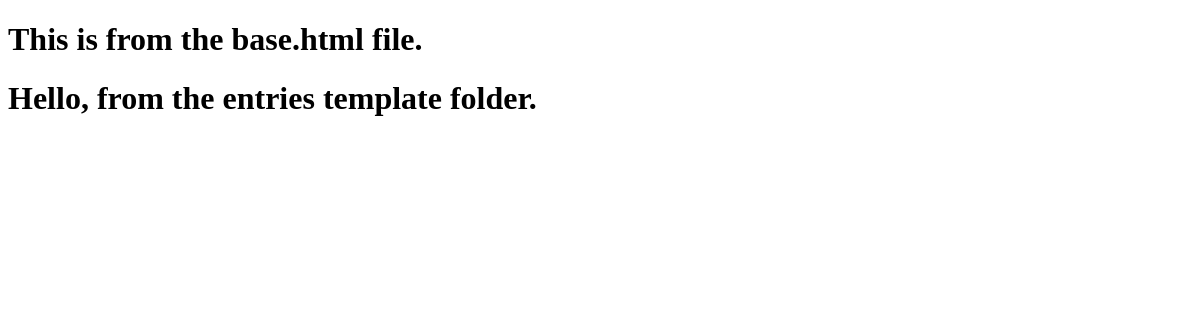
/entries, run on an earlier commit of the app's database.
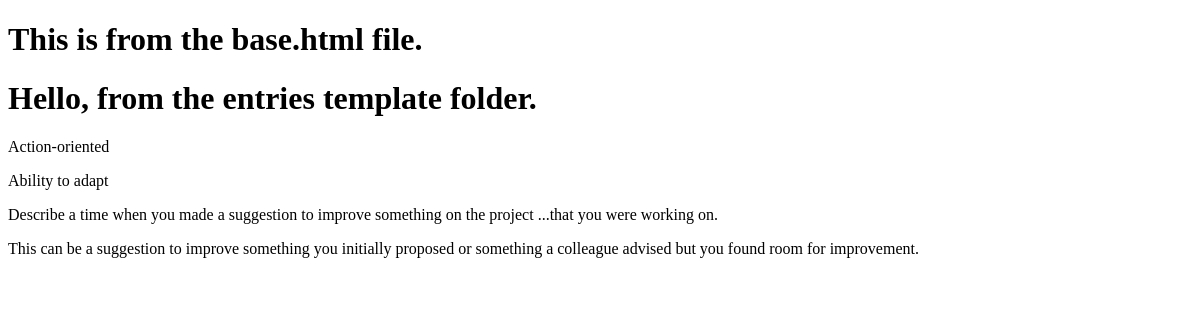
And on a later commit of the database.
### entries/models.py (models this page shows, shortened)
class Category(models.Model):
    type = models.CharField(max_length=50)

class BehaviouralQuestion(models.Model):
    category = models.ForeignKey(Category, on_delete=models.DO_NOTHING)
    title = models.CharField(max_length=350)
    helpful_tip = models.CharField(max_length=350)

### entries/views.py (the view)
# urls.py: path('', views.entries, name='entries'),
def entries(request):
    categories  = Category.objects.all()
    questions = BehaviouralQuestion.objects.all()
    context ={
        'categories' : categories,
        'questions' : questions,
    }
    return render(request, 'entries/entries.html',context)

### entries/templates/entries/entries.html
{% extends 'base.html' %} {% block content %}
    <h1>Hello, from the entries template folder.</h1>
    {% for category in categories %}
    <p>{{ category.type }}</p>
    {% endfor %}
    {% for question in questions %}
    <p>{{ question.title }}</p>
    <p>{{ question.helpful_tip }}</p>
    {% endfor %}
{% endblock %}

### templates/base.html (shortened to what this page needs)
<!DOCTYPE html>
<html lang="en">
<head>
</head>
<body>
    <h1>This is from the base.html file.</h1>
    {% block content %} {% endblock %}
</body>
</html>

What changed in the data, as far as the page shows it:
added Category: type "Action-oriented"
added Category: type "Ability to adapt"
added BehaviouralQuestion: title "Describe a time when you made a suggestion to improve something on the project ...that you were working on.", helpful_tip "This can be a suggestion to improve something you initially proposed or something a colleague advised but you found room for improvement."
